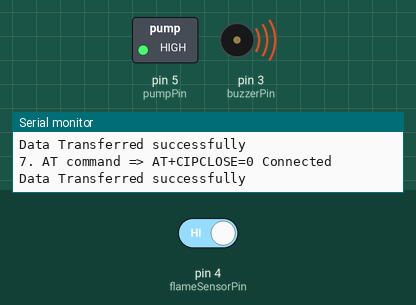
Recording of a sketch running on a simulated Arduino Uno, built with avr-gcc and run on an emulated ATmega328P. Shown: switched loads named in the sketch (green lamp = pin HIGH), buzzer (waves = sounding, pin HIGH), the last lines printed to the serial monitor. Inputs (shaded band) come from the test bench; at power-on: pin 4 (flameSensorPin) HIGH. The modem accepts every AT command (registered, SIM ready, sends succeed) and sends nothing else.

Above: at 1.3 s.
1.4 s: pin 4 (flameSensorPin) driven LOW
At 3.5 s:
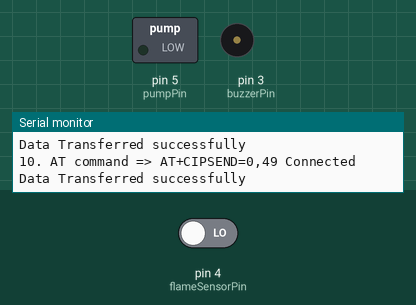
7.2 s: pin 4 (flameSensorPin) driven HIGH
At 9.8 s:
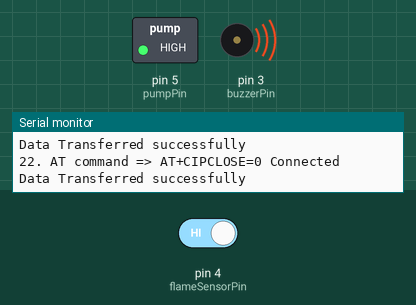
Timing chart, 0 to 11.3 s (numbered marks = the images above; inputs shaded):
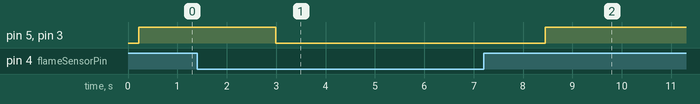

Measured:
- after the input at 1.4 s, pin 5 (pumpPin), pin 3 (buzzerPin): HIGH → LOW after 1.6 s
- after the input at 7.2 s, pin 5 (pumpPin), pin 3 (buzzerPin): LOW → HIGH after 1.3 s

The sketch:

Early_Fire_Detection_Using_IOT.ino
```cpp
#include <SoftwareSerial.h>

#define RX 12
#define TX 13

// WiFi Credentials & ThingSpeak API
String AP = "shreyas";       // WiFi SSID
String PASS = "shreyas07";   // WiFi Password
String API = "OB8W1YUPJPMFZT83";  // ThingSpeak API Key
String HOST = "api.thingspeak.com";
String PORT = "80";

// Communication Variables
int countTrueCommand;
int countTimeCommand;
boolean found = false;

// Sensor, Buzzer, and Pump Pins
int flameSensorPin = 4;  // Flame Sensor (Digital Output)
int buzzerPin = 3;       // Buzzer Output
int pumpPin = 5;         // Relay (Water Pump Control)
int sensorValue = 0;     // Sensor Reading

SoftwareSerial esp8266(RX, TX);

void setup() {
  Serial.begin(9600);
  esp8266.begin(115200);

  sendCommand("AT", 5, "OK");
  sendCommand("AT+CWMODE=1", 5, "OK");
  sendCommand("AT+CWJAP=\"" + AP + "\",\"" + PASS + "\"", 20, "OK");

  pinMode(flameSensorPin, INPUT); // Fire Sensor Input
  pinMode(buzzerPin, OUTPUT);      // Buzzer Output
  pinMode(pumpPin, OUTPUT);        // Relay Output (Water Pump)

  digitalWrite(pumpPin, LOW); // Ensure Pump is OFF initially
}

void loop() {
  sensorValue = digitalRead(flameSensorPin); // Read Flame Sensor (0 = No Fire, 1 = Fire Detected)

  if (sensorValue == LOW) { // No Fire Detected
    Serial.println(sensorValue);
    Serial.println("No fire detected\n");
    digitalWrite(buzzerPin, LOW); // Turn off Buzzer
    digitalWrite(pumpPin, LOW);   // Turn off Water Pump
  } else { // Fire Detected
    Serial.println(sensorValue);
    Serial.println("🔥 Fire detected! Activating water pump! 🔥");
    digitalWrite(buzzerPin, HIGH); // Turn on Buzzer
    digitalWrite(pumpPin, HIGH);   // Turn on Water Pump
  }

  // Send Data to ThingSpeak
  String getData = "GET /update?api_key=" + API + "&field1=" + String(sensorValue);
  sendCommand("AT+CIPMUX=1", 5, "OK");
  sendCommand("AT+CIPSTART=0,\"TCP\",\"" + HOST + "\"," + PORT, 15, "OK");
  sendCommand("AT+CIPSEND=0," + String(getData.length() + 4), 4, ">");
  esp8266.println(getData);
  delay(500);
  countTrueCommand++;
  sendCommand("AT+CIPCLOSE=0", 5, "OK");

  delay(2000); // Delay before the next reading
}

void sendCommand(String command, int maxTime, char readReply[]) {
  Serial.print(countTrueCommand);
  Serial.print(". AT command => ");
  Serial.print(command);
  Serial.print(" ");

  while (countTimeCommand < (maxTime * 1)) {
    esp8266.println(command);
    if (esp8266.find(readReply)) {
      found = true;
      break;
    }
    countTimeCommand++;
  }

  if (found) {
    Serial.println("Connected");
    Serial.println("Data Transferred successfully");
    countTrueCommand++;
    countTimeCommand = 0;
  } else {
    Serial.println("Connecting...");
    countTrueCommand = 0;
    countTimeCommand = 0;
  }
  found = false;
}
```
